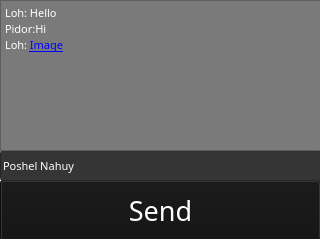
<?xml version="1.0" encoding="UTF-8"?>
<ui version="4.0">
 <class>MainWindow</class>
 <widget class="QMainWindow" name="MainWindow">
  <property name="geometry">
   <rect>
    <x>0</x>
    <y>0</y>
    <width>320</width>
    <height>239</height>
   </rect>
  </property>
  <property name="windowTitle">
   <string>Friend_Chat</string>
  </property>
  <widget class="QWidget" name="centralwidget">
   <widget class="QPushButton" name="Send">
    <property name="geometry">
     <rect>
      <x>0</x>
      <y>180</y>
      <width>321</width>
      <height>61</height>
     </rect>
    </property>
    <property name="font">
     <font>
      <family>Minecraft 1.1</family>
      <pointsize>20</pointsize>
     </font>
    </property>
    <property name="styleSheet">
     <string notr="true">background-color: rgb(18, 18, 18);
color: rgb(255, 255, 255);</string>
    </property>
    <property name="text">
     <string>Send</string>
    </property>
   </widget>
   <widget class="QLineEdit" name="lineEdit">
    <property name="geometry">
     <rect>
      <x>0</x>
      <y>150</y>
      <width>321</width>
      <height>31</height>
     </rect>
    </property>
    <property name="font">
     <font>
      <family>Minecraft 1.1</family>
      <pointsize>8</pointsize>
     </font>
    </property>
    <property name="styleSheet">
     <string notr="true">background-color: rgb(53, 53, 53);
color: rgb(255, 255, 255);</string>
    </property>
    <property name="text">
     <string>Poshel Nahuy</string>
    </property>
   </widget>
   <widget class="QTextEdit" name="textEdit">
    <property name="geometry">
     <rect>
      <x>0</x>
      <y>0</y>
      <width>321</width>
      <height>151</height>
     </rect>
    </property>
    <property name="font">
     <font>
      <family>Minecraft 1.1</family>
     </font>
    </property>
    <property name="styleSheet">
     <string notr="true">background-color: rgb(122, 122, 122);
color: rgb(255, 255, 255);</string>
    </property>
    <property name="readOnly">
     <bool>true</bool>
    </property>
    <property name="html">
     <string>&lt;!DOCTYPE HTML PUBLIC &quot;-//W3C//DTD HTML 4.0//EN&quot; &quot;http://www.w3.org/TR/REC-html40/strict.dtd&quot;&gt;
&lt;html&gt;&lt;head&gt;&lt;meta name=&quot;qrichtext&quot; content=&quot;1&quot; /&gt;&lt;style type=&quot;text/css&quot;&gt;
p, li { white-space: pre-wrap; }
&lt;/style&gt;&lt;/head&gt;&lt;body style=&quot; font-family:'Minecraft 1.1'; font-size:8.25pt; font-weight:400; font-style:normal;&quot;&gt;
&lt;p style=&quot; margin-top:0px; margin-bottom:0px; margin-left:0px; margin-right:0px; -qt-block-indent:0; text-indent:0px;&quot;&gt;Loh: Hello&lt;/p&gt;
&lt;p style=&quot; margin-top:0px; margin-bottom:0px; margin-left:0px; margin-right:0px; -qt-block-indent:0; text-indent:0px;&quot;&gt;Pidor:Hi&lt;/p&gt;
&lt;p style=&quot; margin-top:0px; margin-bottom:0px; margin-left:0px; margin-right:0px; -qt-block-indent:0; text-indent:0px;&quot;&gt;Loh: &lt;a href=&quot;file:///C:/Users/MyHome/Desktop/Без названия.jpg&quot;&gt;&lt;span style=&quot; font-size:8pt; text-decoration: underline; color:#0000ff;&quot;&gt;Image&lt;/span&gt;&lt;/a&gt;&lt;/p&gt;&lt;/body&gt;&lt;/html&gt;</string>
    </property>
   </widget>
  </widget>
 </widget>
 <resources/>
 <connections/>
</ui>
